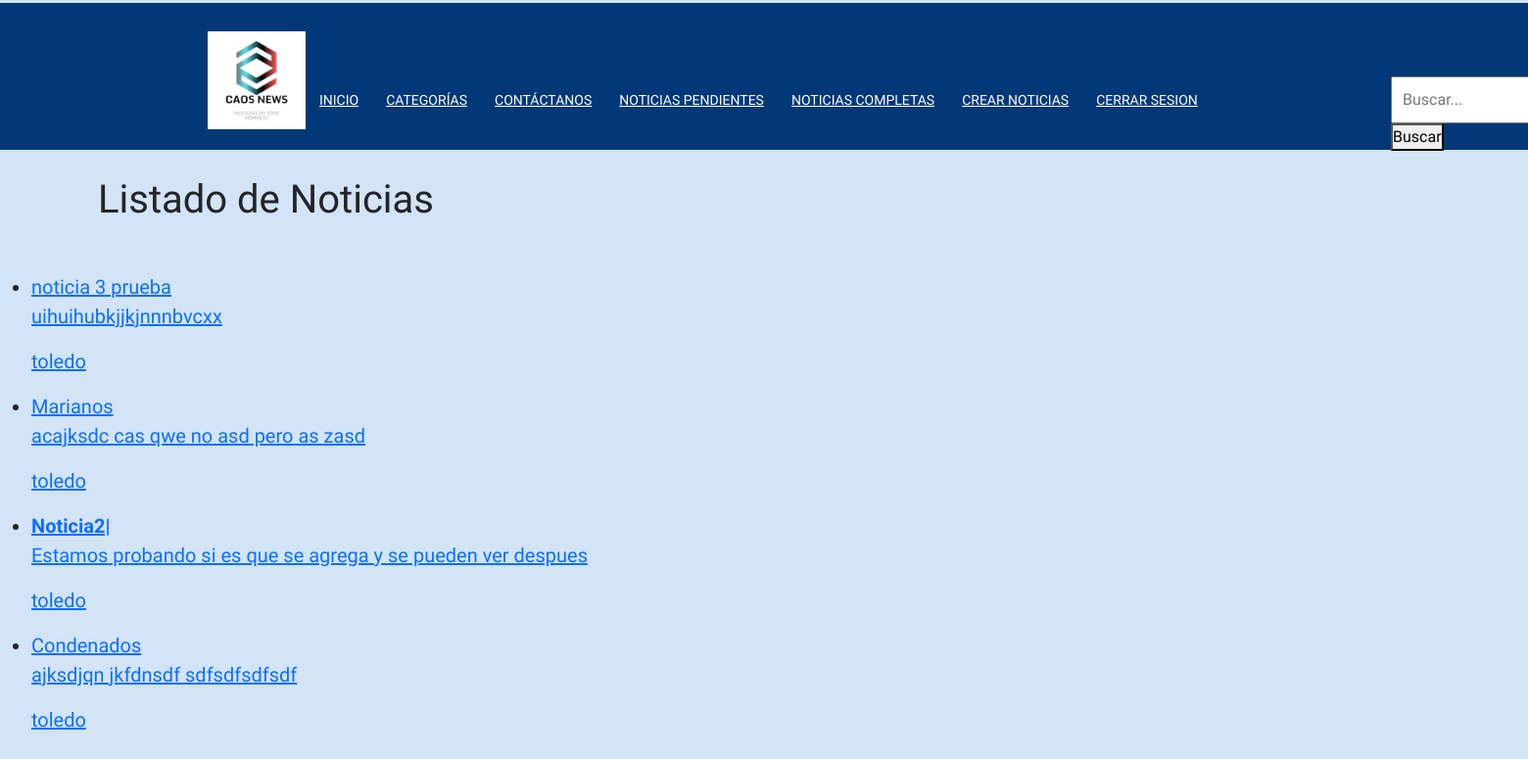
The page /usuarios/tasks_completed/ (signed in) on the database its author committed.
### usuarios/models.py (models this page shows, shortened)
class Task(models.Model):
    title = models.CharField(max_length=100, verbose_name=_("Título"))
    description = models.TextField(blank=True, verbose_name=_("Descripción"))
    imagen = models.ImageField(upload_to='img/', null=True, blank=True, verbose_name=_("Imagen"))
    created = models.DateTimeField(auto_now_add=True, verbose_name=_("Creado"))
    datecompleted = models.DateTimeField(null=True, blank=True, verbose_name=_("Fecha completado"))
    important = models.BooleanField(default=False, verbose_name=_("Importante"))
    user = models.ForeignKey(User, on_delete=models.CASCADE)
    class Meta:
        verbose_name = _("Tarea")
        verbose_name_plural = _("Tareas")

### usuarios/views.py (the view)
# urls.py: path('tasks_completed/', views.tasks_completed, name="tasks_completed"),
@login_required
def tasks_completed(request):
    tasks = Task.objects.filter(user = request.user, datecompleted__isnull=False).order_by('-datecompleted')
    return render(request, 'usuarios/tasks.html', {'tasks': tasks})

### usuarios/templates/usuarios/tasks.html
{% extends 'usuarios/base.html' %}
{% load static %}
{% block content %}
<link rel="stylesheet" href="{% static 'css/crud.css' %}">
<h1 style="margin-left: 100px;margin-top: 170px;">Listado de Noticias </h1>
<ul class="task-list"style="margin-left: auto;margin-top: 50px; font-size: 20px">
    {% for task in tasks %}
        <li class="task-item">
            <a href="{% url 'task_detail' task.id %}">
                {% if task.important %}
                <strong>{{task.title}}</strong>
                {% else %}
                {{task.title}}
                {% endif %}
                <p class="task-description">{{task.description}}</p>
                <p class="task-user">{{task.user.username}}</p>
            </a>
        </li>
    {% endfor %}
</ul>
{% endblock %}

### static/css/estilos.css (style rules this page uses)
* { margin: 0; padding: 0; box-sizing: border-box; font-family: 'Source Sans Pro', sans-serif; text-decoration: none; }
body { background-color: rgb(72, 180, 252); padding-top: 10px; }
body { background-color: rgb(210, 228, 245); overflow-x: hidden; }

### static/css/body.css (style rules this page uses)
body { background-color: rgb(210, 228, 245); }

### rows shown on the page
Task: title "noticia 3 prueba", description "uihuihubkjjkjnnnbvcxx", user.username "toledo"
Task: title "Marianos", description "acajksdc cas qwe no asd pero as zasd", user.username "toledo"
Task: title "Noticia2|", description "Estamos probando si es que se agrega y se pueden ver despues", user.username "toledo"
Task: title "Condenados", description "ajksdjqn jkfdnsdf sdfsdfsdfsdf", user.username "toledo"
